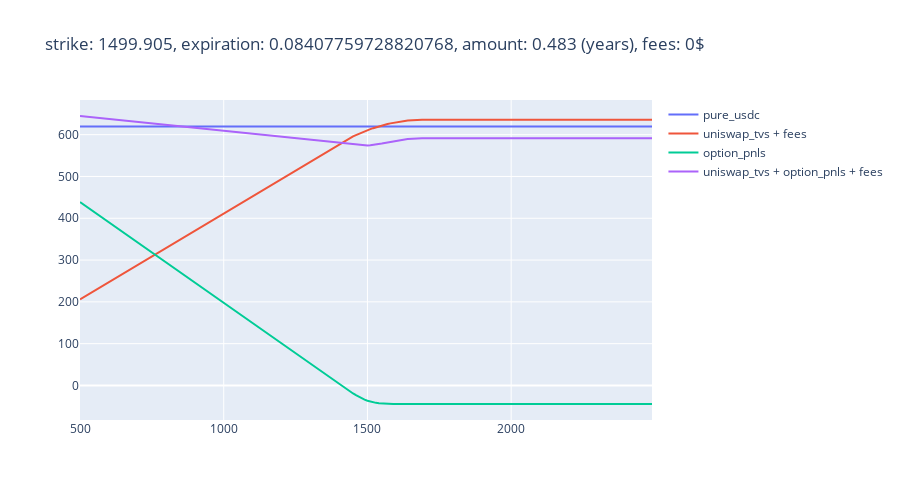

Notebook source saved alongside this figure:
### Code cell
fig = go.Figure()
fig.update_layout(
    autosize=False,
    width=900,
    height=500)

fig.add_trace(go.Scatter(x=prices, y=pure_usdc,
                    mode='lines',
                    name='pure_usdc'))

fig.add_trace(go.Scatter(x=prices, y=uniswap_tvs + earned_fees,
                    mode='lines',
                    name="""uniswap_tvs + fees""".format(earned_fees)))
fig.add_trace(go.Scatter(x=prices, y=option_pnls,
                    mode='lines',
                    name='option_pnls'))
fig.add_trace(go.Scatter(x=prices, y=uniswap_tvs + option_pnls + earned_fees,
                    mode='lines',
                    name='uniswap_tvs + option_pnls + fees'))
fig.update_layout(title_text='strike: {}, expiration: {}, amount: {} (years), fees: {}$'.format(round(optimal_option.strike, 3), 
                                                                             optimal_option.expiration,
                                                                             round(optimal_option.amount, 3),
                                                                             earned_fees))

### Figure 1 — Plotly figure (JSON) as saved in the notebook; plotly's stock layout.template omitted (floating-point values rounded to 4 significant figures; data arrays with more than 128 entries replaced by an {"elided": "..."} marker saying what was removed)
{"data": [{"mode": "lines", "name": "pure_usdc", "type": "scatter", "x": {"elided": "200 int values"}, "y": {"elided": "200 float values"}}, {"mode": "lines", "name": "uniswap_tvs + fees", "type": "scatter", "x": {"elided": "200 int values"}, "y": {"elided": "200 float values"}}, {"mode": "lines", "name": "option_pnls", "type": "scatter", "x": {"elided": "200 int values"}, "y": {"elided": "200 float values"}}, {"mode": "lines", "name": "uniswap_tvs + option_pnls + fees", "type": "scatter", "x": {"elided": "200 int values"}, "y": {"elided": "200 float values"}}], "layout": {"autosize": false, "height": 500, "title": {"text": "strike: 1499.905, expiration: 0.08407759728820768, amount: 0.483 (years), fees: 0$"}, "width": 900, "xaxis": {"autorange": true, "range": [500, 2490], "type": "linear"}, "yaxis": {"autorange": true, "range": [-82.64, 683.0], "type": "linear"}}}
